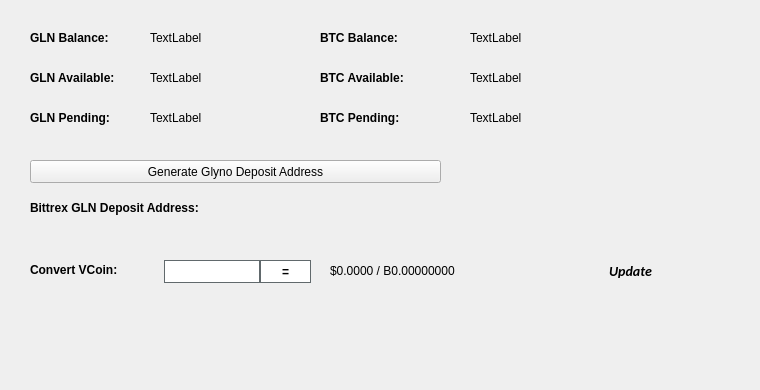
   <widget class="QWidget" name="BalanceTab">
    <attribute name="title">
     <string>Balance</string>
    </attribute>
    <widget class="QLabel" name="BitcoinBalanceLabel">
     <property name="geometry">
      <rect>
       <x>470</x>
       <y>30</y>
       <width>150</width>
       <height>16</height>
      </rect>
     </property>
     <property name="text">
      <string>TextLabel</string>
     </property>
    </widget>
    <widget class="QLabel" name="GLNBalanceLabel">
     <property name="geometry">
      <rect>
       <x>150</x>
       <y>30</y>
       <width>150</width>
       <height>16</height>
      </rect>
     </property>
     <property name="text">
      <string>TextLabel</string>
     </property>
    </widget>
    <widget class="QLabel" name="label_11">
     <property name="geometry">
      <rect>
       <x>30</x>
       <y>30</y>
       <width>101</width>
       <height>16</height>
      </rect>
     </property>
     <property name="font">
      <font>
       <weight>75</weight>
       <bold>true</bold>
      </font>
     </property>
     <property name="text">
      <string>GLN Balance:</string>
     </property>
    </widget>
    <widget class="QLabel" name="label_12">
     <property name="geometry">
      <rect>
       <x>320</x>
       <y>30</y>
       <width>101</width>
       <height>16</height>
      </rect>
     </property>
     <property name="font">
      <font>
       <weight>75</weight>
       <bold>true</bold>
      </font>
     </property>
     <property name="text">
      <string>BTC Balance:</string>
     </property>
    </widget>
    <widget class="QLabel" name="GLNAvailableLabel_2">
     <property name="geometry">
      <rect>
       <x>150</x>
       <y>70</y>
       <width>150</width>
       <height>16</height>
      </rect>
     </property>
     <property name="text">
      <string>TextLabel</string>
     </property>
    </widget>
    <widget class="QLabel" name="label_13">
     <property name="geometry">
      <rect>
       <x>30</x>
       <y>70</y>
       <width>111</width>
       <height>16</height>
      </rect>
     </property>
     <property name="font">
      <font>
       <weight>75</weight>
       <bold>true</bold>
      </font>
     </property>
     <property name="text">
      <string>GLN Available:</string>
     </property>
    </widget>
    <widget class="QLabel" name="label_14">
     <property name="geometry">
      <rect>
       <x>30</x>
       <y>110</y>
       <width>101</width>
       <height>16</height>
      </rect>
     </property>
     <property name="font">
      <font>
       <weight>75</weight>
       <bold>true</bold>
      </font>
     </property>
     <property name="text">
      <string>GLN Pending:</string>
     </property>
    </widget>
    <widget class="QLabel" name="GLNPendingLabel">
     <property name="geometry">
      <rect>
       <x>150</x>
       <y>110</y>
       <width>150</width>
       <height>16</height>
      </rect>
     </property>
     <property name="text">
      <string>TextLabel</string>
     </property>
    </widget>
    <widget class="QLabel" name="label_15">
     <property name="geometry">
      <rect>
       <x>320</x>
       <y>70</y>
       <width>111</width>
       <height>16</height>
      </rect>
     </property>
     <property name="font">
      <font>
       <weight>75</weight>
       <bold>true</bold>
      </font>
     </property>
     <property name="text">
      <string>BTC Available:</string>
     </property>
    </widget>
    <widget class="QLabel" name="BitcoinAvailableLabel">
     <property name="geometry">
      <rect>
       <x>470</x>
       <y>70</y>
       <width>150</width>
       <height>16</height>
      </rect>
     </property>
     <property name="text">
      <string>TextLabel</string>
     </property>
    </widget>
    <widget class="QLabel" name="label_31">
     <property name="geometry">
      <rect>
       <x>320</x>
       <y>110</y>
       <width>111</width>
       <height>16</height>
      </rect>
     </property>
     <property name="font">
      <font>
       <weight>75</weight>
       <bold>true</bold>
      </font>
     </property>
     <property name="text">
      <string>BTC Pending:</string>
     </property>
    </widget>
    <widget class="QLabel" name="BitcoinPendingLabel">
     <property name="geometry">
      <rect>
       <x>470</x>
       <y>110</y>
       <width>150</width>
       <height>16</height>
      </rect>
     </property>
     <property name="text">
      <string>TextLabel</string>
     </property>
    </widget>
    <widget class="QLabel" name="label_33">
     <property name="geometry">
      <rect>
       <x>30</x>
       <y>200</y>
       <width>221</width>
       <height>16</height>
      </rect>
     </property>
     <property name="font">
      <font>
       <weight>75</weight>
       <bold>true</bold>
      </font>
     </property>
     <property name="text">
      <string>Bittrex GLN Deposit Address:</string>
     </property>
    </widget>
    <widget class="QPushButton" name="GenDepositBTN">
     <property name="geometry">
      <rect>
       <x>30</x>
       <y>160</y>
       <width>411</width>
       <height>23</height>
      </rect>
     </property>
     <property name="text">
      <string>Generate Glyno Deposit Address</string>
     </property>
     <property name="icon">
      <iconset resource="../glyno.qrc">
       <normaloff>:/icons/bitcoin</normaloff>:/icons/bitcoin</iconset>
     </property>
    </widget>
    <widget class="QLabel" name="DepositAddressLabel">
     <property name="geometry">
      <rect>
       <x>200</x>
       <y>200</y>
       <width>261</width>
       <height>16</height>
      </rect>
     </property>
     <property name="palette">
      <palette>
       <active>
        <colorrole role="WindowText">
         <brush brushstyle="SolidPattern">
          <color alpha="255">
           <red>0</red>
           <green>0</green>
           <blue>0</blue>
          </color>
         </brush>
        </colorrole>
        <colorrole role="Text">
         <brush brushstyle="SolidPattern">
          <color alpha="255">
           <red>0</red>
           <green>0</green>
           <blue>255</blue>
          </color>
         </brush>
        </colorrole>
       </active>
       <inactive>
        <colorrole role="WindowText">
         <brush brushstyle="SolidPattern">
          <color alpha="255">
           <red>0</red>
           <green>0</green>
           <blue>0</blue>
          </color>
         </brush>
        </colorrole>
        <colorrole role="Text">
         <brush brushstyle="SolidPattern">
          <color alpha="255">
           <red>0</red>
           <green>0</green>
           <blue>255</blue>
          </color>
         </brush>
        </colorrole>
       </inactive>
       <disabled>
        <colorrole role="WindowText">
         <brush brushstyle="SolidPattern">
          <color alpha="255">
           <red>120</red>
           <green>120</green>
           <blue>120</blue>
          </color>
         </brush>
        </colorrole>
        <colorrole role="Text">
         <brush brushstyle="SolidPattern">
          <color alpha="255">
           <red>120</red>
           <green>120</green>
           <blue>120</blue>
          </color>
         </brush>
        </colorrole>
       </disabled>
      </palette>
     </property>
     <property name="font">
      <font>
       <weight>75</weight>
       <bold>true</bold>
      </font>
     </property>
     <property name="text">
      <string/>
     </property>
     <property name="alignment">
      <set>Qt::AlignRight|Qt::AlignTrailing|Qt::AlignVCenter</set>
     </property>
     <property name="textInteractionFlags">
      <set>Qt::LinksAccessibleByMouse|Qt::TextSelectableByKeyboard|Qt::TextSelectableByMouse</set>
     </property>
    </widget>
    <widget class="QLabel" name="label_8">
     <property name="geometry">
      <rect>
       <x>460</x>
       <y>300</y>
       <width>281</width>
       <height>81</height>
      </rect>
     </property>
     <property name="text">
      <string/>
     </property>
     <property name="pixmap">
      <pixmap>:/images/bittrex</pixmap>
     </property>
    </widget>
    <widget class="QWidget" name="widgetConversion" native="true">
     <property name="geometry">
      <rect>
       <x>0</x>
       <y>250</y>
       <width>751</width>
       <height>43</height>
      </rect>
     </property>
     <property name="minimumSize">
      <size>
       <width>0</width>
       <height>43</height>
      </size>
     </property>
     <property name="styleSheet">
      <string notr="true"/>
     </property>
     <widget class="QPushButton" name="btnUpdateMarketData">
      <property name="geometry">
       <rect>
        <x>575</x>
        <y>0</y>
        <width>111</width>
        <height>41</height>
       </rect>
      </property>
      <property name="sizePolicy">
       <sizepolicy hsizetype="Expanding" vsizetype="Expanding">
        <horstretch>0</horstretch>
        <verstretch>0</verstretch>
       </sizepolicy>
      </property>
      <property name="font">
       <font>
        <family>calibri</family>
        <pointsize>-1</pointsize>
        <weight>75</weight>
        <italic>true</italic>
        <bold>true</bold>
       </font>
      </property>
      <property name="styleSheet">
       <string notr="true">margin:0px;text-align:center;padding:2px;border-radius:3px;font-style:italic;width:100px;font-size:14px;font-family:calibri;font-weight:600;</string>
      </property>
      <property name="text">
       <string>Update</string>
      </property>
      <property name="iconSize">
       <size>
        <width>150</width>
        <height>35</height>
       </size>
      </property>
      <property name="autoDefault">
       <bool>true</bool>
      </property>
      <property name="default">
       <bool>true</bool>
      </property>
     </widget>
     <widget class="QLabel" name="lblConvertVCoin">
      <property name="geometry">
       <rect>
        <x>30</x>
        <y>10</y>
        <width>131</width>
        <height>20</height>
       </rect>
      </property>
      <property name="styleSheet">
       <string notr="true"/>
      </property>
      <property name="text">
       <string>&lt;html&gt;&lt;head/&gt;&lt;body&gt;&lt;p&gt;&lt;span style=&quot; font-weight:600;&quot;&gt;Convert VCoin:&lt;/span&gt;&lt;/p&gt;&lt;/body&gt;&lt;/html&gt;</string>
      </property>
     </widget>
     <widget class="QLineEdit" name="txtConvertVCoinQty">
      <property name="geometry">
       <rect>
        <x>160</x>
        <y>10</y>
        <width>100</width>
        <height>23</height>
       </rect>
      </property>
      <property name="minimumSize">
       <size>
        <width>100</width>
        <height>23</height>
       </size>
      </property>
      <property name="maximumSize">
       <size>
        <width>100</width>
        <height>16777215</height>
       </size>
      </property>
      <property name="styleSheet">
       <string notr="true">border: 1px solid #61696c;margin-left:4px;</string>
      </property>
     </widget>
     <widget class="QPushButton" name="btnConvertGlyno">
      <property name="geometry">
       <rect>
        <x>260</x>
        <y>10</y>
        <width>51</width>
        <height>23</height>
       </rect>
      </property>
      <property name="minimumSize">
       <size>
        <width>0</width>
        <height>23</height>
       </size>
      </property>
      <property name="styleSheet">
       <string notr="true">border:1px solid #61696c;background:white;font-weight:600;</string>
      </property>
      <property name="text">
       <string>=</string>
      </property>
     </widget>
     <widget class="QLabel" name="lblConvertVCoinResults">
      <property name="geometry">
       <rect>
        <x>330</x>
        <y>0</y>
        <width>201</width>
        <height>41</height>
       </rect>
      </property>
      <property name="styleSheet">
       <string notr="true"/>
      </property>
      <property name="text">
       <string>$0.0000 / B0.00000000</string>
      </property>
     </widget>
     <widget class="QLabel" name="iconOverviewUpdateWait">
      <property name="geometry">
       <rect>
        <x>670</x>
        <y>10</y>
        <width>24</width>
        <height>24</height>
       </rect>
      </property>
      <property name="text">
       <string/>
      </property>
      <property name="pixmap">
       <pixmap resource="../glyno.qrc">:/icons/transaction_1</pixmap>
      </property>
      <property name="scaledContents">
       <bool>true</bool>
      </property>
      <property name="alignment">
       <set>Qt::AlignCenter</set>
      </property>
     </widget>
    </widget>
   </widget>
